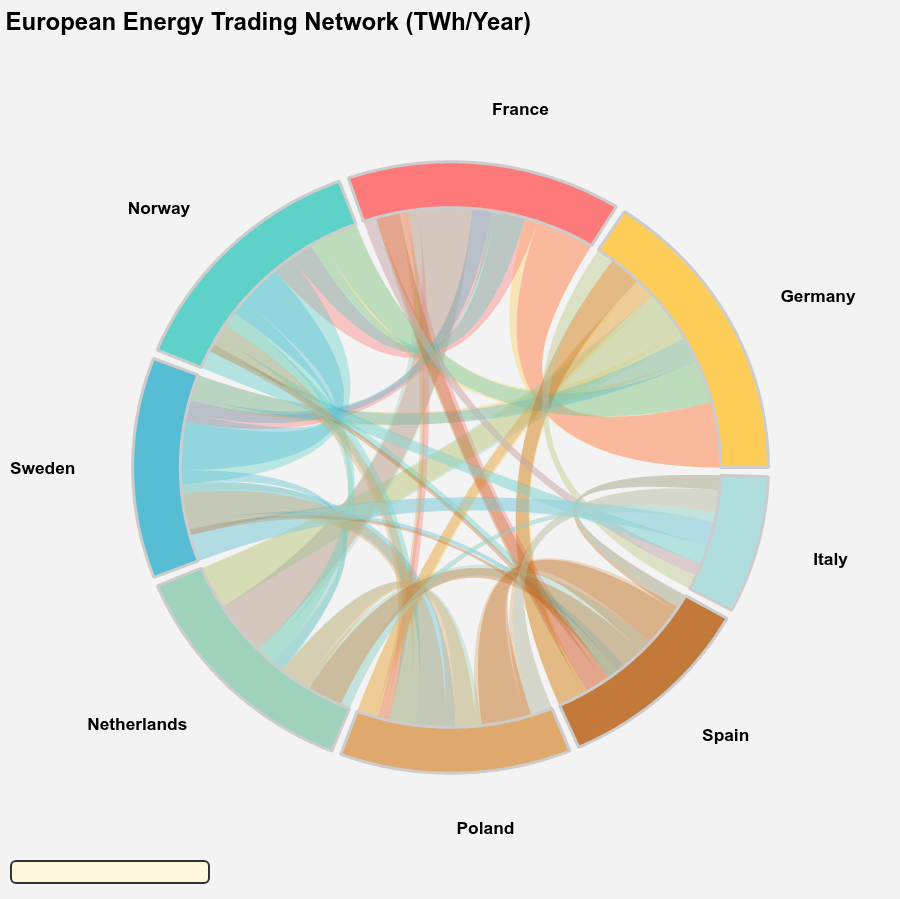

Source code (Python):
from bokeh_rocks import create_chord_diagram, get_dark_stylesheet,get_light_stylesheet, save_plot
from bokeh.io import show
# Data represents TWh (terawatt-hours) traded annually
matrix_energy = [
    [0, 45, 32, 18, 28, 15, 22, 12],        # Germany
    [38, 0, 28, 15, 35, 8, 18, 10],         # France
    [25, 22, 0, 42, 12, 18, 8, 15],         # Norway
    [15, 12, 38, 0, 8, 28, 6, 20],          # Sweden
    [30, 40, 10, 6, 0, 18, 25, 8],          # Netherlands
    [12, 6, 15, 25, 20, 0, 32, 18],         # Poland
    [18, 15, 5, 4, 22, 35, 0, 12],          # Spain
    [10, 8, 12, 18, 6, 15, 10, 0]           # Italy
]

labels_energy = ['Germany', 'France', 'Norway', 'Sweden', 
                 'Netherlands', 'Poland', 'Spain', 'Italy']

colors_energy = ['#FFC947', '#FF6B6B', '#4ECDC4', '#45B7D1',
                 '#96CEB4', '#DDA15E', '#BC6C25', '#A8DADC']

diagram_energy = create_chord_diagram(
    matrix_energy, labels_energy, colors_energy,
    title="European Energy Trading Network (TWh/Year)",
    dark_mode=False,
    width=900, height=900
)

# Apply light stylesheet
light_sheet = get_light_stylesheet()
diagram_energy.stylesheets = [light_sheet]

show(diagram_energy)
save_plot(diagram_energy, "output/chord_01")
